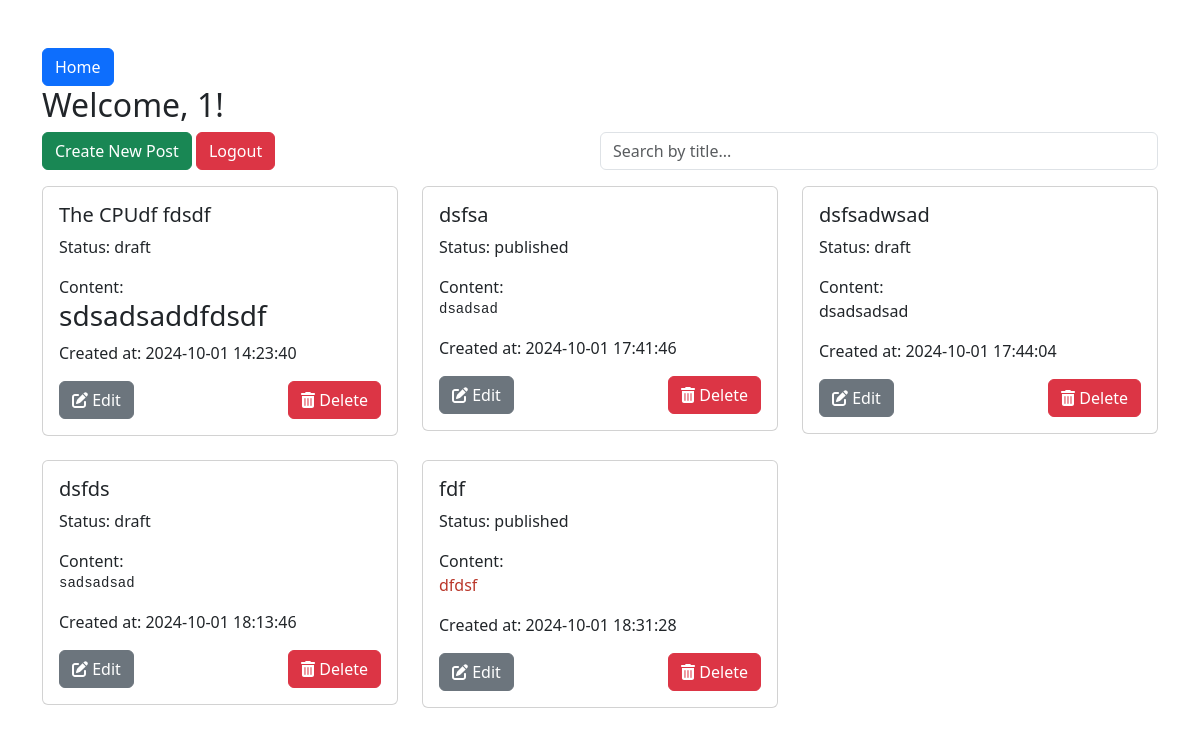
The page /dash.php (signed in) on the database its author committed.
### tables this page shows
CREATE TABLE `posts` (
  `id` int NOT NULL,
  `user_id` int DEFAULT NULL,
  `title` varchar(255) NOT NULL,
  `content` text NOT NULL,
  `tags` varchar(255) DEFAULT NULL,
  `status` enum('draft','published') DEFAULT 'draft',
  `created_at` timestamp NULL DEFAULT CURRENT_TIMESTAMP,
  `updated_at` timestamp NULL DEFAULT CURRENT_TIMESTAMP ON UPDATE CURRENT_TIMESTAMP
);

### session.php (called while the page is built, shortened)
<?php
function decryptSessionID($encrypted_session_id) {
    $encryption_key = "abc";
    list($encrypted_data, $iv) = explode('::', base64_decode($encrypted_session_id), 2);
    return openssl_decrypt($encrypted_data, 'aes-256-cbc', $encryption_key, 0, $iv);
}

### dash.php (the view, shortened to what this page needs)
<?php
require 'session.php';
require 'conn.php';
$encrypted_session_id = $_SESSION['user_id'];
$decrypted_session_id = decryptSessionID($encrypted_session_id);
$username = $_SESSION['username'];
$sql = "SELECT * FROM posts WHERE user_id = ?";
$stmt = $conn->prepare($sql);
$stmt->bind_param('s', $username);
$stmt->execute();
$result = $stmt->get_result();
?>
<!DOCTYPE html>
<html lang="en">
<head>
    <link href="https://cdn.jsdelivr.net/npm/bootstrap@5.3.0-alpha1/dist/css/bootstrap.min.css" rel="stylesheet">
    <link href="https://cdnjs.cloudflare.com/ajax/libs/font-awesome/6.0.0-beta3/css/all.min.css" rel="stylesheet">
</head>
<body>
<div class="container mt-5">
    <a href="/Blog" class="btn btn-primary" >Home</a>
    <?php if ($decrypted_session_id === session_id()): ?>
    <div class="row">
        <div class="col-md-12">
            <h2>Welcome, <?php echo htmlspecialchars($username); ?>!</h2>
            <div class="d-flex justify-content-between align-items-center">
                <div>
                    <button class="btn btn-success" data-bs-toggle="modal" data-bs-target="#addPostModal">Create New Post</button>
                    <a href="auth/logout.php" class="btn btn-danger">Logout</a>
                </div>
                <input type="text" id="searchBar" class="form-control w-50" placeholder="Search by title...">
            </div>
        </div>
    </div>
    <div class="row mt-3" id="postsContainer">
        <?php if ($result->num_rows > 0): ?>
            <?php while ($row = $result->fetch_assoc()): ?>
                <div class="col-md-4 mb-4">
                    <div class="card">
                        <div class="card-body">
                            <h5 class="card-title"><?php echo htmlspecialchars($row['title']); ?></h5>
                            <p class="card-text">Status: <?php echo htmlspecialchars($row['status']); ?></p>
                            <div class="card-text">Content: <?php echo (html_entity_decode($row['content'])); ?></div>
                            <p class="card-text">Created at: <?php echo htmlspecialchars($row['created_at']); ?></p>
                            <div class="d-flex justify-content-between">
                                <button class="btn btn-secondary" onclick="openEditModal(<?php echo $row['id']; ?>)">
                                    <i class="fas fa-edit"></i> Edit
                                </button>
                                <button class="btn btn-danger" onclick="deletePost(<?php echo $row['id']; ?>)">
                                    <i class="fas fa-trash-alt"></i> Delete
                                </button>
                            </div>
                        </div>
                    </div>
                </div>
            <?php endwhile; ?>
        <?php else: ?>
            <p>You have not created any posts yet.</p>
        <?php endif; ?>
    </div>
    <?php endif; ?>
</div>
</body>
</html>

### rows shown on the page
posts: title "The CPUdf fdsdf", status "draft", content "sdsadsaddfdsdf", created_at "2024-10-01 14:23:40"
posts: title "dsfsa", status "published", content "dsadsad", created_at "2024-10-01 17:41:46"
posts: title "dsfsadwsad", status "draft", content "dsadsadsad", created_at "2024-10-01 17:44:04"
posts: title "dsfds", status "draft", content "sadsadsad", created_at "2024-10-01 18:13:46"
posts: title "fdf", status "published", content "dfdsf", created_at "2024-10-01 18:31:28"

### other values the page prints
$username "1"
